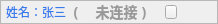
<?xml version="1.0" encoding="UTF-8"?>
<ui version="4.0">
 <class>NameWidget</class>
 <widget class="QWidget" name="NameWidget">
  <property name="geometry">
   <rect>
    <x>0</x>
    <y>0</y>
    <width>218</width>
    <height>22</height>
   </rect>
  </property>
  <property name="windowTitle">
   <string>Form</string>
  </property>
  <layout class="QHBoxLayout" name="horizontalLayout">
   <property name="spacing">
    <number>0</number>
   </property>
   <property name="leftMargin">
    <number>0</number>
   </property>
   <property name="topMargin">
    <number>0</number>
   </property>
   <property name="rightMargin">
    <number>0</number>
   </property>
   <property name="bottomMargin">
    <number>0</number>
   </property>
   <item>
    <widget class="QFrame" name="frame_4">
     <property name="minimumSize">
      <size>
       <width>218</width>
       <height>0</height>
      </size>
     </property>
     <property name="maximumSize">
      <size>
       <width>218</width>
       <height>16777215</height>
      </size>
     </property>
     <property name="frameShape">
      <enum>QFrame::StyledPanel</enum>
     </property>
     <property name="frameShadow">
      <enum>QFrame::Raised</enum>
     </property>
     <layout class="QHBoxLayout" name="horizontalLayout_2" stretch="0,0,0,0,0,0,0,0">
      <property name="spacing">
       <number>0</number>
      </property>
      <property name="leftMargin">
       <number>5</number>
      </property>
      <property name="topMargin">
       <number>0</number>
      </property>
      <property name="rightMargin">
       <number>0</number>
      </property>
      <property name="bottomMargin">
       <number>0</number>
      </property>
      <item>
       <widget class="QLabel" name="label_name">
        <property name="styleSheet">
         <string notr="true">QLabel{color:#357BEC}</string>
        </property>
        <property name="text">
         <string>姓名：张三</string>
        </property>
       </widget>
      </item>
      <item>
       <widget class="QLabel" name="label">
        <property name="minimumSize">
         <size>
          <width>10</width>
          <height>0</height>
         </size>
        </property>
        <property name="maximumSize">
         <size>
          <width>16777215</width>
          <height>16777215</height>
         </size>
        </property>
        <property name="styleSheet">
         <string notr="true">font-size:14px;
font-family:Microsoft YaHei;
font-weight:bold;
color:rgba(153,153,153,1);
line-height:20px;</string>
        </property>
        <property name="text">
         <string>  ( </string>
        </property>
        <property name="alignment">
         <set>Qt::AlignRight|Qt::AlignTrailing|Qt::AlignVCenter</set>
        </property>
       </widget>
      </item>
      <item>
       <widget class="QLabel" name="colorLabel">
        <property name="minimumSize">
         <size>
          <width>10</width>
          <height>10</height>
         </size>
        </property>
        <property name="maximumSize">
         <size>
          <width>10</width>
          <height>10</height>
         </size>
        </property>
        <property name="styleSheet">
         <string notr="true">border-image: url(:/gray_ellipse.png);</string>
        </property>
        <property name="text">
         <string/>
        </property>
       </widget>
      </item>
      <item>
       <widget class="QLabel" name="stateLabel">
        <property name="styleSheet">
         <string notr="true">width:78px;
height:15px;
font-size:14px;
font-family:Microsoft YaHei;
font-weight:bold;
color:rgba(153,153,153,1);
line-height:20px;</string>
        </property>
        <property name="text">
         <string> 未连接</string>
        </property>
       </widget>
      </item>
      <item>
       <widget class="QLabel" name="label_4">
        <property name="minimumSize">
         <size>
          <width>10</width>
          <height>0</height>
         </size>
        </property>
        <property name="maximumSize">
         <size>
          <width>10</width>
          <height>16777215</height>
         </size>
        </property>
        <property name="styleSheet">
         <string notr="true">font-size:14px;
font-family:Microsoft YaHei;
font-weight:bold;
color:rgba(153,153,153,1);
line-height:20px;</string>
        </property>
        <property name="text">
         <string> ) </string>
        </property>
       </widget>
      </item>
      <item>
       <spacer name="horizontalSpacer_2">
        <property name="orientation">
         <enum>Qt::Horizontal</enum>
        </property>
        <property name="sizeHint" stdset="0">
         <size>
          <width>5</width>
          <height>5</height>
         </size>
        </property>
       </spacer>
      </item>
      <item>
       <widget class="QPushButton" name="subjectBtn">
        <property name="minimumSize">
         <size>
          <width>12</width>
          <height>14</height>
         </size>
        </property>
        <property name="maximumSize">
         <size>
          <width>12</width>
          <height>14</height>
         </size>
        </property>
        <property name="styleSheet">
         <string notr="true">border-image: url(:/subject_blue.png);</string>
        </property>
        <property name="text">
         <string/>
        </property>
       </widget>
      </item>
      <item>
       <spacer name="horizontalSpacer">
        <property name="orientation">
         <enum>Qt::Horizontal</enum>
        </property>
        <property name="sizeHint" stdset="0">
         <size>
          <width>40</width>
          <height>20</height>
         </size>
        </property>
       </spacer>
      </item>
     </layout>
    </widget>
   </item>
  </layout>
 </widget>
 <resources>
  <include location="../../../image/image.qrc"/>
 </resources>
 <connections/>
</ui>
